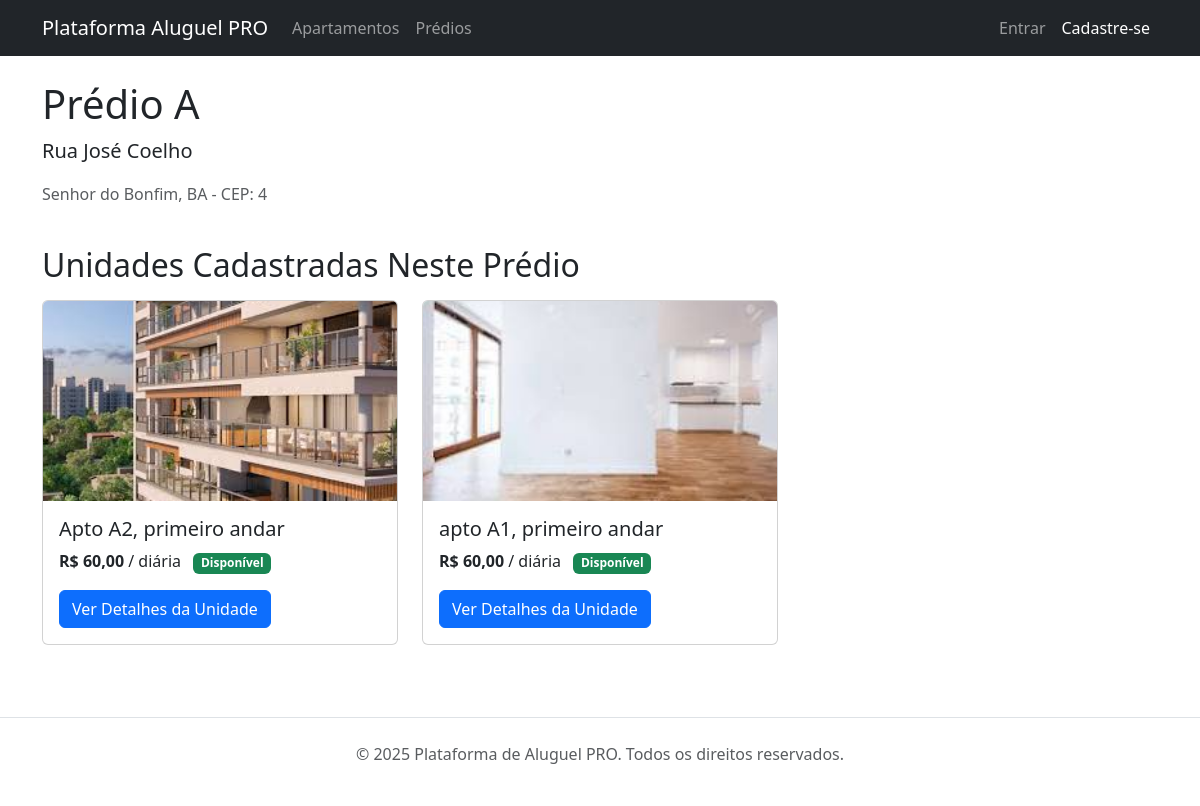
Before: /apartamentos/predios/1/ with the older database file.
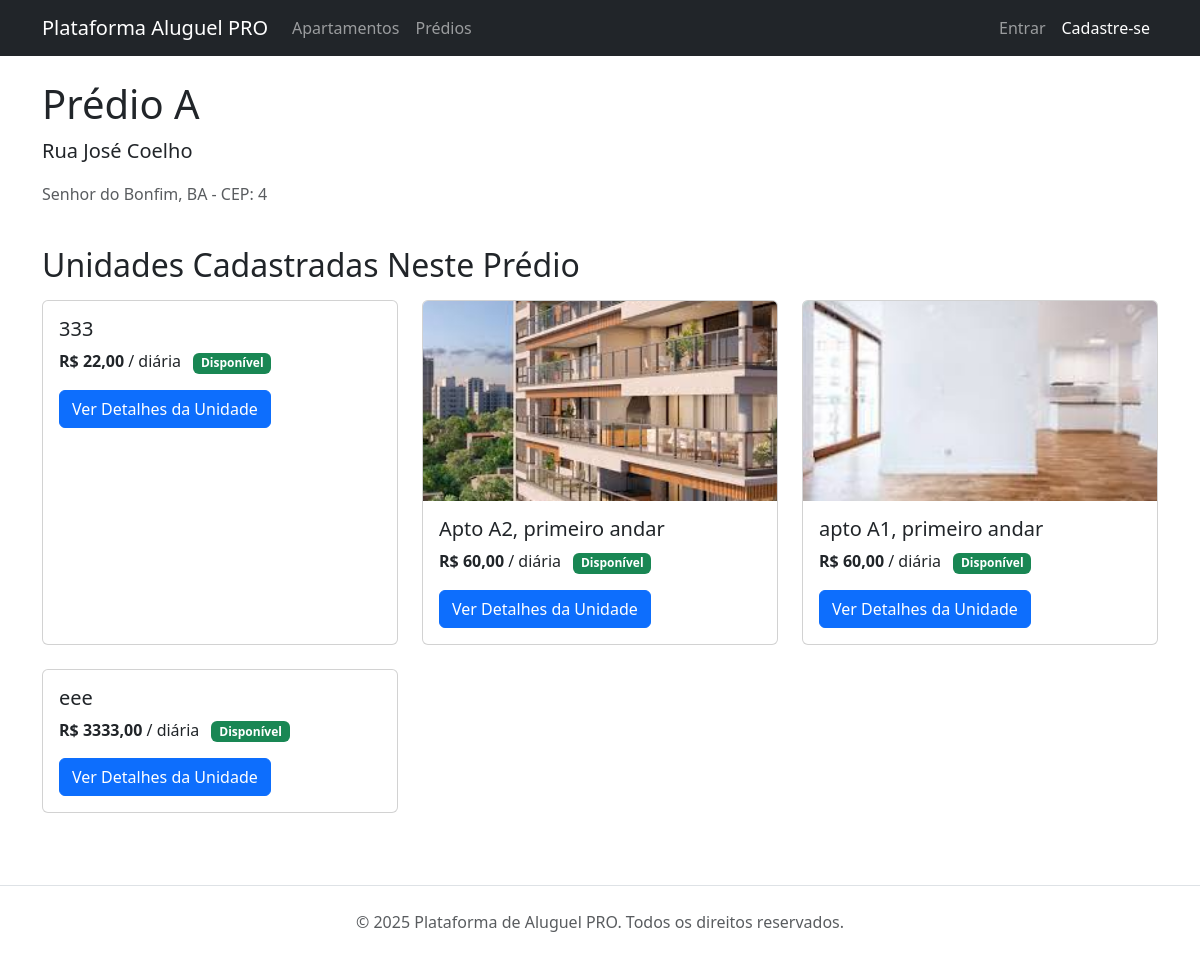
After: the same page with the newer database file.
### apartamentos/models.py (models this page shows, shortened)
class Predio(models.Model):
    proprietario = models.ForeignKey(settings.AUTH_USER_MODEL, on_delete=models.CASCADE, related_name='predios', verbose_name=_("proprietário"))
    nome = models.CharField(_("nome do prédio/condomínio"), max_length=255)
    endereco_completo = models.CharField(_("endereço completo"), max_length=255)
    cidade = models.CharField(_("cidade"), max_length=100)
    estado = models.CharField(_("estado (UF)"), max_length=2)
    cep = models.CharField(_("CEP"), max_length=9)
    foto_fachada = models.ImageField(_("foto da fachada"), upload_to='predios/fachadas/%Y/%m/%d/', blank=True, null=True)
    data_cadastro = models.DateTimeField(_("data de cadastro"), auto_now_add=True)
    class Meta:
        verbose_name = _("Prédio / Condomínio"); verbose_name_plural = _("Prédios / Condomínios"); ordering = ['nome']

class Apartamento(models.Model):
    predio = models.ForeignKey(Predio, on_delete=models.CASCADE, related_name='apartamentos', verbose_name=_("prédio / condomínio"))
    proprietario = models.ForeignKey(settings.AUTH_USER_MODEL, on_delete=models.CASCADE, related_name='meus_apartamentos', verbose_name=_("proprietário"))
    titulo = models.CharField(_("identificador da unidade"), max_length=100)
    descricao = models.TextField(_("descrição da unidade"), blank=True)
    numero_quartos = models.PositiveIntegerField(_("número de quartos"), default=1)
    numero_banheiros = models.PositiveIntegerField(_("número de banheiros"), default=1)
    area_m2 = models.DecimalField(_("área (m²)"), max_digits=7, decimal_places=2)
    preco_diaria = models.DecimalField(_("preço da diária (R$)"), max_digits=10, decimal_places=2)
    foto_principal = models.ImageField(_("foto principal da unidade"), upload_to='apartamentos/fotos_principais/%Y/%m/%d/', blank=True, null=True)
    disponivel = models.BooleanField(_("disponível para aluguel?"), default=True)
    comodidades = models.ManyToManyField(Comodidade, blank=True, verbose_name=_("comodidades da unidade"))
    data_cadastro = models.DateTimeField(_("data de cadastro"), auto_now_add=True)
    data_atualizacao = models.DateTimeField(_("data de atualização"), auto_now=True)
    class Meta:
        verbose_name = _("Apartamento / Unidade"); verbose_name_plural = _("Apartamentos / Unidades"); ordering = ['predio', 'titulo']

### apartamentos/views.py (the view)
# urls.py: path('predios/<int:pk>/', PredioDetailView.as_view(), name='detalhe_predio'),
class PredioDetailView(DetailView):
    model = Predio
    template_name = 'apartamentos/predio_detail.html'
    context_object_name = 'predio'
    def get_queryset(self):
        return super().get_queryset().prefetch_related('apartamentos__proprietario')

### apartamentos/templates/apartamentos/predio_detail.html (shortened to what this page needs)
{% extends 'base.html' %}
{% block content %}
<div class="d-flex justify-content-between align-items-center mb-4">
    <div>
        <h1>{{ predio.nome }}</h1>
        <p class="lead">{{ predio.endereco_completo }}</p>
        <p class="text-muted">{{ predio.cidade }}, {{ predio.estado }} - CEP: {{ predio.cep }}</p>
    </div>
    </div>
<h2 class="mb-3">Unidades Cadastradas Neste Prédio</h2>
<div class="row">
    {% for apartamento in predio.apartamentos.all %}
        <div class="col-md-4 mb-4">
            <div class="card h-100">
                {% if apartamento.foto_principal %}
                    <img src="{{ apartamento.foto_principal.url }}" class="card-img-top" alt="{{ apartamento.titulo }}" style="height: 200px; object-fit: cover;">
                {% endif %}
                <div class="card-body">
                    <h5 class="card-title">{{ apartamento.titulo }}</h5>
                    <p class="card-text">
                        <strong>R$ {{ apartamento.preco_diaria|floatformat:2 }}</strong> / diária
                        <span class="badge bg-{% if apartamento.disponivel %}success{% else %}warning{% endif %} ms-2">
                            {% if apartamento.disponivel %}Disponível{% else %}Indisponível{% endif %}
                        </span>
                    </p>
                    <a href="{% url 'apartamentos:detalhe_apartamento' pk=apartamento.pk %}" class="btn btn-primary">Ver Detalhes da Unidade</a>
                </div>
            </div>
        </div>
    {% empty %}
        <div class="col-12">
            <p>Nenhuma unidade cadastrada para este prédio ainda.</p>
        </div>
    {% endfor %}
</div>
{% endblock content %}

### templates/base.html (shortened to what this page needs)
{% load static %}
<!DOCTYPE html>
<html lang="pt-br">
<head>
    <link href="https://cdn.jsdelivr.net/npm/bootstrap@5.3.3/dist/css/bootstrap.min.css" rel="stylesheet">
</head>
<body>
    <nav class="navbar navbar-expand-lg navbar-dark bg-dark mb-4" style="position: relative; z-index: 1050;">
        <div class="container">
            <a class="navbar-brand" href="{% url 'homepage' %}">Plataforma Aluguel PRO</a>
            <div class="collapse navbar-collapse" id="navbarNav">
                <ul class="navbar-nav me-auto mb-2 mb-lg-0">
                    <li class="nav-item"><a class="nav-link" href="{% url 'apartamentos:lista_apartamentos' %}">Apartamentos</a></li>
                    <li class="nav-item"><a class="nav-link" href="{% url 'apartamentos:lista_predios' %}">Prédios</a></li>
                </ul>
                <ul class="navbar-nav">
                    {% if user.is_authenticated %}
                    <li class="nav-item dropdown">
                        <a class="nav-link dropdown-toggle" href="#" role="button" data-bs-toggle="dropdown" aria-expanded="false">Olá, {{ user.first_name|default:user.username }}</a>
                        <ul class="dropdown-menu dropdown-menu-dark dropdown-menu-end">
                            <li><a class="dropdown-item" href="{% url 'apartamentos:perfil_edit' %}">Meu Perfil</a></li>
                            {% if perms.apartamentos.add_apartamento %}<li><a class="dropdown-item" href="{% url 'apartamentos:painel_proprietario' %}">Meu Painel</a></li>{% endif %}
                            {% if perms.apartamentos.add_reserva %}<li><a class="dropdown-item" href="{% url 'apartamentos:minhas_reservas' %}">Minhas Reservas</a></li>{% endif %}
                            <li><hr class="dropdown-divider"></li>
                            <li><form class="d-inline" action="{% url 'logout' %}" method="post">{% csrf_token %}<button type="submit" class="dropdown-item" style="border: none; background: none; text-align: left; padding: 0.25rem 1rem;">Sair</button></form></li>
                        </ul>
                    </li>
                    {% else %}
                    <li class="nav-item"><a class="nav-link" href="{% url 'login' %}">Entrar</a></li>
                    <li class="nav-item"><a class="nav-link btn btn-primary text-white" href="{% url 'apartamentos:signup' %}">Cadastre-se</a></li>
                    {% endif %}
                </ul>
            </div>
        </div>
    </nav>
    <main class="container">
        {% block content %}{% endblock content %}
    </main>
    <footer class="mt-5 py-4 text-center text-muted border-top"><p>&copy; {% now "Y" %} Plataforma de Aluguel PRO. Todos os direitos reservados.</p></footer>
</body>
</html>

Changed rows visible on the page:
added Apartamento: titulo "333", preco_diaria "22,00", disponivel "Disponível"
added Apartamento: titulo "eee", preco_diaria "3333,00", disponivel "Disponível"
